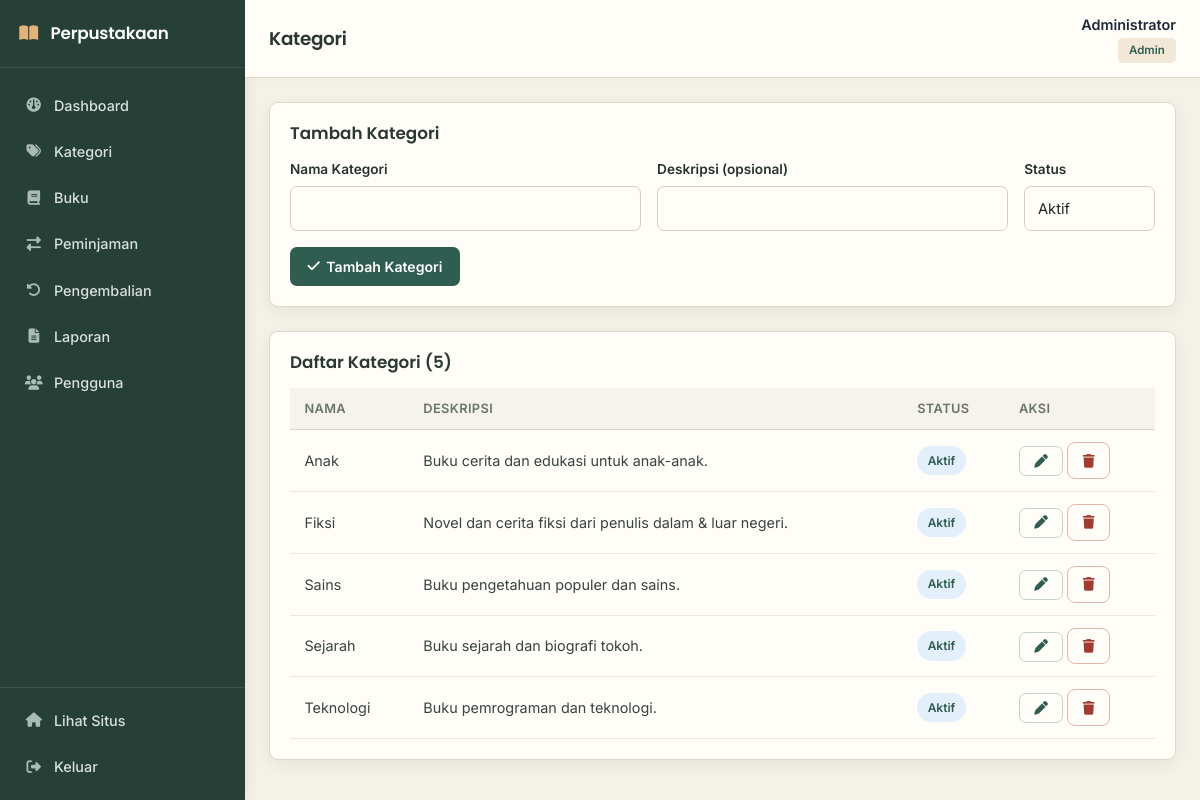
Screenshot of /backend/shared/kategori_index.php (signed in) with the database file from the repository.
### tables this page shows
CREATE TABLE IF NOT EXISTS categories (
    id INT AUTO_INCREMENT PRIMARY KEY,
    nama_kategori VARCHAR(100) NOT NULL,
    slug VARCHAR(120) NOT NULL UNIQUE,
    deskripsi TEXT NULL,
    status ENUM('aktif', 'nonaktif') NOT NULL DEFAULT 'aktif',
    created_at TIMESTAMP DEFAULT CURRENT_TIMESTAMP,
    updated_at TIMESTAMP DEFAULT CURRENT_TIMESTAMP ON UPDATE CURRENT_TIMESTAMP
);

### backend/shared/kategori_index.php (the view, shortened to what this page needs)
<?php
require_once __DIR__ . '/../layouts/header.php';
require_once __DIR__ . '/../layouts/sidebar.php';
$editData = null;
$categories = $db->query('SELECT * FROM categories ORDER BY nama_kategori ASC')->fetchAll();
?>
<div class="panel mb-4">
    <div class="panel-heading">
        <h2><?= $editData ? 'Edit Kategori' : 'Tambah Kategori' ?></h2>
    </div>
    <form action="proses.php" method="POST">
        <div class="row g-3">
            <div class="col-md-5">
                <label class="form-label">Nama Kategori</label>
                <input type="text" name="nama_kategori" class="form-control" required
                       value="<?= htmlspecialchars($editData['nama_kategori'] ?? '', ENT_QUOTES, 'UTF-8') ?>">
            </div>
            <div class="col-md-5">
                <label class="form-label">Deskripsi (opsional)</label>
                <input type="text" name="deskripsi" class="form-control"
                       value="<?= htmlspecialchars($editData['deskripsi'] ?? '', ENT_QUOTES, 'UTF-8') ?>">
            </div>
            <div class="col-md-2">
                <label class="form-label">Status</label>
                <select name="status" class="form-control">
                    <option value="aktif" <?= ($editData['status'] ?? 'aktif') === 'aktif' ? 'selected' : '' ?>>Aktif</option>
                </select>
            </div>
        </div>
        <div class="mt-3">
            <button type="submit" class="btn-brand"><i class="fas fa-check"></i> <?= $editData ? 'Simpan Perubahan' : 'Tambah Kategori' ?></button>
        </div>
    </form>
</div>
<div class="panel">
    <div class="panel-heading">
        <h2>Daftar Kategori (<?= count($categories) ?>)</h2>
    </div>
    <div class="table-wrap">
        <table class="data-table">
            <thead>
                <tr><th>Nama</th><th>Deskripsi</th><th>Status</th><th>Aksi</th></tr>
            </thead>
            <tbody>
                <?php if (empty($categories)): ?>
                    <tr><td colspan="4" class="text-center text-muted py-4">Belum ada kategori.</td></tr>
                <?php else: ?>
                    <?php foreach ($categories as $cat): ?>
                        <tr>
                            <td><?= htmlspecialchars($cat['nama_kategori'], ENT_QUOTES, 'UTF-8') ?></td>
                            <td><?= htmlspecialchars($cat['deskripsi'] ?: '-', ENT_QUOTES, 'UTF-8') ?></td>
                            <td><span class="badge-pill badge-<?= $cat['status'] === 'aktif' ? 'aktif' : 'nonaktif' ?>"><?= ucfirst($cat['status']) ?></span></td>
                            <td>
                                <a href="index.php?edit=<?= (int) $cat['id'] ?>" class="btn-outline"><i class="fas fa-pen"></i></a>
                                <form action="proses.php" method="POST" style="display:inline" onsubmit="return confirm('Hapus kategori ini?');">
                                    <button type="submit" class="btn-danger-outline"><i class="fas fa-trash"></i></button>
                                </form>
                            </td>
                        </tr>
                    <?php endforeach; ?>
                <?php endif; ?>
            </tbody>
        </table>
    </div>
</div>
<?php require_once __DIR__ . '/../layouts/footer.php'; ?>

### backend/assets/style.css (style rules this page uses)
:root { --color-bg: #F2F6FC; --color-surface: #FFFFFF; --color-ink: #12202E; --color-ink-soft: #5B6B7C; --color-primary: #0B4F9C; --color-primary-dark: #073868; --color-accent: #1E9BE0; --color-accent-soft: #DCEEFB; --color-border: #DCE6F0; --font-display: 'Poppins', sans-serif; --font-body: 'Inter', sans-serif; }
* { box-sizing: border-box; }
body { margin: 0; font-family: var(--font-body); background: var(--color-bg); color: var(--color-ink); }
h1, h2, h3 { font-family: var(--font-display); }
.panel { background: var(--color-surface); border: 1px solid var(--color-border); border-radius: 12px; padding: 1.5rem; }
.panel-heading { display: flex; justify-content: space-between; align-items: center; margin-bottom: 1.2rem; flex-wrap: wrap; gap: 0.6rem; }
.panel-heading h2 { font-size: 1.05rem; font-weight: 600; margin: 0; }
.btn-brand { background: var(--color-primary); color: #fff; border: none; border-radius: 8px; padding: 0.55rem 1.1rem; font-weight: 600; font-size: 0.88rem; text-decoration: none; display: inline-flex; align-items: center; gap: 0.4rem; cursor: pointer; }
.btn-outline { background: transparent; color: var(--color-primary); border: 1.5px solid var(--color-primary); border-radius: 8px; padding: 0.45rem 0.9rem; font-weight: 600; font-size: 0.85rem; text-decoration: none; display: inline-flex; align-items: center; gap: 0.35rem; }
.btn-danger-outline { background: transparent; color: #A23B2E; border: 1.5px solid #E1B7AE; border-radius: 8px; padding: 0.45rem 0.9rem; font-weight: 600; font-size: 0.85rem; cursor: pointer; }
.table-wrap { overflow-x: auto; }
table.data-table { width: 100%; border-collapse: collapse; font-size: 0.9rem; }
.data-table th { text-align: left; padding: 0.7rem 0.9rem; color: var(--color-ink-soft); font-weight: 600; font-size: 0.8rem; text-transform: uppercase; letter-spacing: 0.03em; border-bottom: 2px solid var(--color-border); white-space: nowrap; }
.data-table td { padding: 0.75rem 0.9rem; border-bottom: 1px solid var(--color-border); vertical-align: middle; }
.badge-pill { display: inline-block; font-size: 0.75rem; font-weight: 600; padding: 0.2rem 0.65rem; border-radius: 999px; }
.badge-aktif, .badge-dikembalikan { background: #E3F0FB; color: var(--color-primary); }
.form-label { font-size: 0.85rem; font-weight: 600; margin-bottom: 0.4rem; display: block; }
.form-control { width: 100%; padding: 0.6rem 0.85rem; border: 1.5px solid var(--color-border); border-radius: 8px; font-family: inherit; font-size: 0.92rem; background: var(--color-bg); }
:root { --color-bg: #f5f7fb; --color-surface: #ffffff; --color-ink: #172033; --color-ink-soft: #6b7280; --color-primary: #5b5ce2; --color-primary-dark: #3730a3; --color-accent: #8b5cf6; --color-accent-soft: #eeecff; --color-border: #e8eaf2; --shadow-soft: 0 8px 30px rgba(31, 41, 55, .06); --shadow-hover: 0 14px 34px rgba(79, 70, 229, .12); }
body { background: #f5f7fb; color: var(--color-ink); }
.stat-card, .panel { border: 1px solid var(--color-border); border-radius: 16px; box-shadow: var(--shadow-soft); transition: transform .2s ease, box-shadow .2s ease, border-color .2s ease; }
.panel { padding: 1.45rem; }
.panel-heading { margin-bottom: 1rem; }
.panel-heading h2 { font-size: 1.08rem; color: #20243a; }
.btn-brand { background: linear-gradient(135deg, #5b5ce2, #7c3aed); border-radius: 10px; box-shadow: 0 7px 16px rgba(91,92,226,.2); }
.btn-outline { color: #5b5ce2; border-color: #d9d7fb; border-radius: 10px; background: #fafaff; }
.data-table { border-spacing: 0; }
.data-table th { color: #777d91; background: #fafbfe; border-bottom: 1px solid #e7e9f0; }
.data-table td { border-bottom: 1px solid #eef0f5; color: #30364a; }
.data-table tbody tr { transition: background .15s ease; }
.badge-pill { border-radius: 999px; padding: .35rem .65rem; font-weight: 600; }
.form-control, .form-select { border-color: #dfe2eb; border-radius: 10px; padding: .65rem .8rem; }

### rows the page displays
categories: nama_kategori "Anak", deskripsi "Buku cerita dan edukasi untuk anak-anak.", status "Aktif"
categories: nama_kategori "Fiksi", deskripsi "Novel dan cerita fiksi dari penulis dalam & luar negeri.", status "Aktif"
categories: nama_kategori "Sains", deskripsi "Buku pengetahuan populer dan sains.", status "Aktif"
categories: nama_kategori "Sejarah", deskripsi "Buku sejarah dan biografi tokoh.", status "Aktif"
categories: nama_kategori "Teknologi", deskripsi "Buku pemrograman dan teknologi.", status "Aktif"

### other values shown
$pageTitle "Kategori"
$me['nama'] ?: $me['username'] "Administrator"
$me['role'] "Admin"
count($categories) "5"
